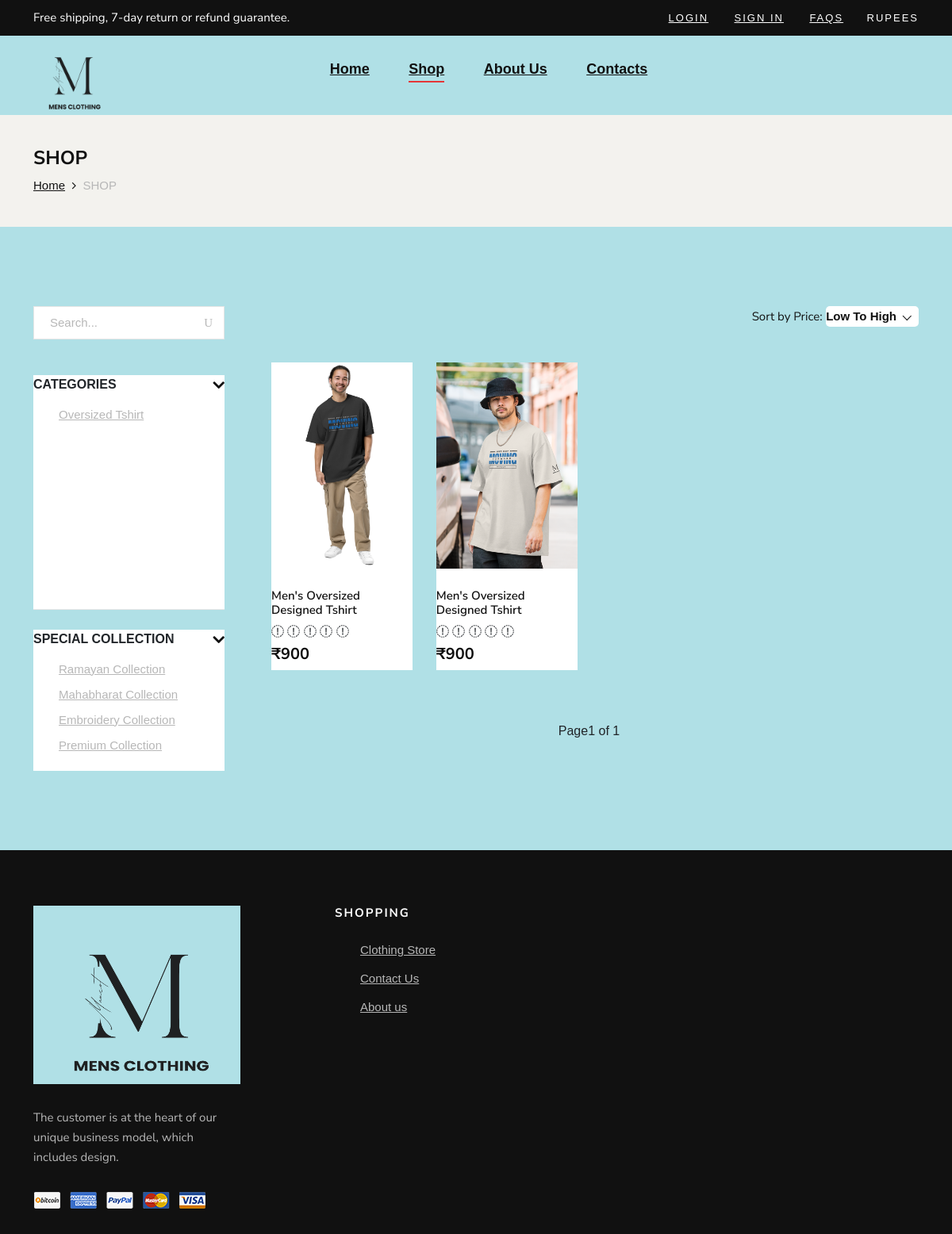
Page /shop on the committed database.
### Clothingstore/models.py (models this page shows, shortened)
class product(models.Model):
    product_id = models.AutoField(primary_key=True)
    product_name=models.CharField(max_length=50)
    category=models.CharField(max_length=50)
    sub_category=models.CharField(max_length=50)
    prize=models.CharField(max_length=10)
    desc=models.CharField(max_length=1000)
    pub_date=models.DateField()
    image=models.ImageField(upload_to="images/products")

### Clothingstore/views.py (the view)
# urls.py: path("shop", views.shop, name="shop"),
def shop(request):
    products=product.objects.all()
    a=product.objects.values('sub_category')
    p=Paginator(products,9,orphans=1)
    page_number=request.GET.get('page')
    final_data=p.get_page(page_number)
    data={
    "Product": final_data,
    "cat":a,
    }
    return render(request, "shop.html",data)

### templates/shop.html (shortened to what this page needs)
<!DOCTYPE html>
{% load static %}
<html lang="zxx">
<head>
    <link rel="stylesheet" href="https://cdnjs.cloudflare.com/ajax/libs/font-awesome/6.4.0/css/all.min.css" />
    <link rel="stylesheet" href=" {% static 'css/bootstrap.min.css' %}" type="text/css">
    <link rel="stylesheet" href="{% static 'css/font-awesome.min.css' %}" type="text/css">
    <link rel="stylesheet" href="{% static 'css/elegant-icons.css' %}" type="text/css">
    <link rel="stylesheet" href="{% static 'css/magnific-popup.css' %}" type="text/css">
    <link rel="stylesheet" href="{% static 'css/nice-select.css' %}" type="text/css">
    <link rel="stylesheet" href="{% static 'css/owl.carousel.min.css' %}" type="text/css">
    <link rel="stylesheet" href="{% static 'css/slicknav.min.css' %}" type="text/css">
    <link rel="stylesheet" href="{% static 'css/style.css' %}" type="text/css">
</head>
<body style="background-color:powderblue;">
    {% if user.is_authenticated %}
    {% else %}
    <header class="header">
        <div class="header__top">
            <div class="container">
                <div class="row">
                    <div class="col-lg-6 col-md-7">
                        <div class="header__top__left">
                            <p>Free shipping, 7-day return or refund guarantee.</p>
                        </div>
                    </div>
                    <div class="col-lg-6 col-md-5">
                        <div class="header__top__right">
                            <div class="header__top__links">
                                <a href="signup">Login</a>
                                <a href="main">Sign in</a>
                                <a href="#">FAQs</a>
                            </div>
                            <div class="header__top__hover">
                                <span>RUPEES</span>
                            </div>
                        </div>
                    </div>
                </div>
            </div>
        </div>
        {% endif %}
        <div style="background-color:powderblue;">
        <div  class="container">
            <div class="row">
                <div class="col-lg-3 col-md-3">
                    <div class="header_logo" style="padding-top: 0px;">
                        <a href="home"><img src="{% static 'img/MANCOT (4).png' %}" alt="" width="100"></a>
                    </div>
                </div>
                <div class="col-lg-6 col-md-6">
                    <nav class="header__menu mobile-menu">
                        <ul>
                            <li ><a href="/">Home</a></li>
                            <li class="active"><a href="/shop">Shop</a></li>
                            <li><a href="/about">About Us</a>
                            </li>
                            <li><a href="/contact">Contacts</a></li>
                        </ul>
                    </nav>
                </div>
            </div>
        </div>
        </div>
    </header>
        <section class="breadcrumb-option">
        <div class="container">
            <div class="row">
                <div class="col-lg-12">
                    <div class="breadcrumb__text">
                        <h4>SHOP</h4>
                        <div class="breadcrumb__links">
                            <a href="home">Home</a>
                            <span>SHOP</span>
                        </div>
                    </div>
                </div>
            </div>
        </div>
    </section>
    <section class="shop spad">
        <div class="container">
            <div class="row">
                <div class="col-lg-3">
                    <div class="shop__sidebar">
                        <div class="shop__sidebar__search">
                            <form action="#">
                                <input type="text" placeholder="Search...">
                                <button type="submit"><span class="icon_search"></span></button>
                            </form>
                        </div>
                        <div class="shop__sidebar__accordion">
                            <div class="accordion" id="accordionExample">
                                <div class="card">
                                    <div class="card-heading">
                                        <a data-toggle="collapse" data-target="#collapseOne">Categories</a>
                                    </div>
                                    <div id="collapseOne" class="collapse show" data-parent="#accordionExample">
                                        <div class="card-body">
                                            <div class="shop__sidebar__categories">
                                                <ul class="nice-scroll" style>
                                                    {% for a in cat %}
                                                    {% ifchanged  %}
                                                    <li><a href="#">{{a.sub_category}}</a></li>
                                                    {% endifchanged %}
                                                    {% endfor %}
                                                </ul>
                                            </div>
                                        </div>
                                    </div>
                                </div>
                                <div class="card">
                                    <div class="card-heading">
                                        <a data-toggle="collapse" data-target="#collapseTwo">Special Collection</a>
                                    </div>
                                    <div id="collapseTwo" class="collapse show" data-parent="#accordionExample">
                                        <div class="card-body">
                                            <div class="shop__sidebar__brand">
                                                <ul>
                                                    <li><a href="#">Ramayan Collection</a></li>
                                                    <li><a href="#">Mahabharat Collection</a></li>
                                                    <li><a href="#">Embroidery Collection</a></li>
                                                    <li><a href="#">Premium Collection</a></li>
                                                </ul>
                                            </div>
                                        </div>
                                    </div>
                                </div>
                            </div>
                        </div>
                    </div>
                </div>
                <div class="col-lg-9">
                    <div class="shop__product__option">
                        <div class="row">
                            <div class="col-lg-6 col-md-6 col-sm-6">
                            </div>
                            <div class="col-lg-6 col-md-6 col-sm-6">
                                <div class="shop__product__option__right">
                                    <p>Sort by Price:</p>
                                </div>
                            </div>
                        </div>
                    </div>
                    <div class="row">
                                    <div class="container" style="display:flex;">
            {% for Product in Product %}
           <div class="col-lg-3 col-md-6 col-sm-6 col-md-6 col-sm-6 mix hot-sales">
                    <div class="product__item" style="background-color:#ffffff">
                        <div class="product__item__pic set-bg" data-setbg="{{Product.image.url}}">
                        </div>
                        <div class="product__item__text">
                            <h6>{{Product.product_name}}</h6>
                            <div class="rating">
                                <i class="fa fa-star-o"></i>
                                <i class="fa fa-star-o"></i>
                                <i class="fa fa-star-o"></i>
                                <i class="fa fa-star-o"></i>
                                <i class="fa fa-star-o"></i>
                            </div>
                            <h5>₹{{Product.prize}}</h5>
                        </div>
                    </div>
                </div>
            {% endfor %}
    </div>
                    </div>
                    <div class="row">
                            <div class="col-lg-12">
                            <div class="product__pagination">
                                    Page{{Product.number}} of {{Product.paginator.num_pages}}
                            </div>
                        </div>
                    </div>
                </div>
            </div>
        </div>
    </section>
        <footer class="footer">
        <div class="container">
            <div class="row">
                <div class="col-lg-3 col-md-6 col-sm-6">
                    <div class="footer__about">
                        <div class="footer__logo">
                            <a href="home"><img src="{% static 'img/MANCOT (4).png'%}" height="225" width="275" alt=""></a>
                        </div>
                        <p>The customer is at the heart of our unique business model, which includes design.</p>
                        <a href="#"><img src="{% static 'img/payment.png'%}" alt=""></a>
                    </div>
                </div>
                <div class="col-lg-2 offset-lg-1 col-md-3 col-sm-6">
                    <div class="footer__widget">
                        <h6>Shopping</h6>
                        <ul>
                            <li><a href="/shop">Clothing Store</a></li>
                            <li><a href="/contact">Contact Us</a></li>
                            <li><a href="/about">About us</a></li>
                        </ul>
                    </div>
                </div>
            </div>
        </div>
    </footer>
</body>
</html>

### templates/shop.html (style rules this page uses)
a { text-decoration:none; }

### rows in the picture
product: shows a picture, product_name "Men's Oversized Designed Tshirt", prize "900"
product: shows a picture, product_name "Men's Oversized Designed Tshirt", prize "900"

### other values in the picture
{{ a.sub_category }} "Oversized Tshirt"
{{ Product.number }} "1"
{{ Product.paginator.num_pages }} "1"
